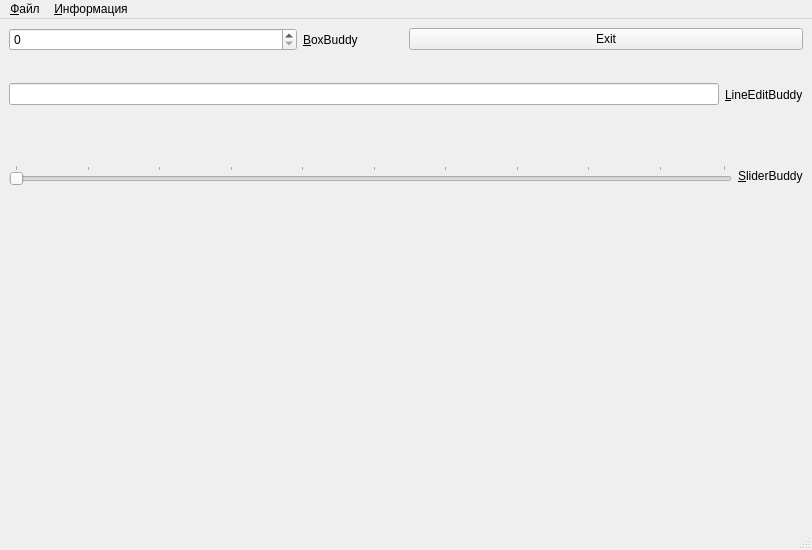
<?xml version="1.0" encoding="UTF-8"?>
<ui version="4.0">
 <class>MainWindow</class>
 <widget class="QMainWindow" name="MainWindow">
  <property name="geometry">
   <rect>
    <x>0</x>
    <y>0</y>
    <width>812</width>
    <height>550</height>
   </rect>
  </property>
  <property name="windowTitle">
   <string>Designer</string>
  </property>
  <property name="windowIcon">
   <iconset resource="MyImages.qrc">
    <normaloff>:/Icons/Images/icon1.ico</normaloff>:/Icons/Images/icon1.ico</iconset>
  </property>
  <property name="statusTip">
   <string comment="Ничего не делаю..."/>
  </property>
  <widget class="QWidget" name="centralwidget">
   <layout class="QGridLayout" name="gridLayout">
    <item row="0" column="0">
     <layout class="QHBoxLayout" name="horizontalLayout">
      <item>
       <widget class="QSpinBox" name="spinBox">
        <property name="value">
         <number>0</number>
        </property>
       </widget>
      </item>
      <item>
       <widget class="QLabel" name="label_spinBox">
        <property name="maximumSize">
         <size>
          <width>100</width>
          <height>16777215</height>
         </size>
        </property>
        <property name="text">
         <string>&amp;BoxBuddy</string>
        </property>
        <property name="buddy">
         <cstring>spinBox</cstring>
        </property>
       </widget>
      </item>
     </layout>
    </item>
    <item row="1" column="0" colspan="2">
     <layout class="QHBoxLayout" name="horizontalLayout_2">
      <item>
       <widget class="QLineEdit" name="lineEdit"/>
      </item>
      <item>
       <widget class="QLabel" name="label_lineEdit">
        <property name="maximumSize">
         <size>
          <width>100</width>
          <height>16777215</height>
         </size>
        </property>
        <property name="text">
         <string>&amp;LineEditBuddy</string>
        </property>
        <property name="buddy">
         <cstring>lineEdit</cstring>
        </property>
       </widget>
      </item>
     </layout>
    </item>
    <item row="2" column="0" colspan="2">
     <layout class="QHBoxLayout" name="horizontalLayout_4">
      <item>
       <widget class="QSlider" name="hSlider">
        <property name="toolTip">
         <string extracomment="Масштаб в %"/>
        </property>
        <property name="orientation">
         <enum>Qt::Horizontal</enum>
        </property>
        <property name="tickPosition">
         <enum>QSlider::TicksAbove</enum>
        </property>
        <property name="tickInterval">
         <number>10</number>
        </property>
       </widget>
      </item>
      <item>
       <widget class="QLabel" name="label_hSlider">
        <property name="maximumSize">
         <size>
          <width>100</width>
          <height>16777215</height>
         </size>
        </property>
        <property name="text">
         <string>&amp;SliderBuddy</string>
        </property>
        <property name="buddy">
         <cstring>hSlider</cstring>
        </property>
       </widget>
      </item>
     </layout>
    </item>
    <item row="0" column="1">
     <widget class="QPushButton" name="button_exit">
      <property name="text">
       <string>Exit</string>
      </property>
      <property name="icon">
       <iconset resource="MyImages.qrc">
        <normaloff>:/Icons/Images/iconExit.ico</normaloff>:/Icons/Images/iconExit.ico</iconset>
      </property>
     </widget>
    </item>
    <item row="3" column="0" colspan="2">
     <widget class="MyPicture" name="widget" native="true">
      <property name="minimumSize">
       <size>
        <width>450</width>
        <height>300</height>
       </size>
      </property>
     </widget>
    </item>
   </layout>
  </widget>
  <widget class="QMenuBar" name="menubar">
   <property name="geometry">
    <rect>
     <x>0</x>
     <y>0</y>
     <width>812</width>
     <height>21</height>
    </rect>
   </property>
   <widget class="QMenu" name="menu_File">
    <property name="title">
     <string>&amp;Файл</string>
    </property>
    <addaction name="action_Exit"/>
   </widget>
   <widget class="QMenu" name="menu_Info">
    <property name="title">
     <string>&amp;Информация</string>
    </property>
    <addaction name="action_About"/>
   </widget>
   <addaction name="menu_File"/>
   <addaction name="menu_Info"/>
  </widget>
  <widget class="QStatusBar" name="statusbar"/>
  <action name="action_Exit">
   <property name="checkable">
    <bool>true</bool>
   </property>
   <property name="text">
    <string>&amp;Выход</string>
   </property>
   <property name="toolTip">
    <string>Выход</string>
   </property>
   <property name="shortcut">
    <string>Ctrl+E</string>
   </property>
  </action>
  <action name="action_About">
   <property name="text">
    <string>Справка</string>
   </property>
  </action>
 </widget>
 <customwidgets>
  <customwidget>
   <class>MyPicture</class>
   <extends>QWidget</extends>
   <header>mypicture.h</header>
   <container>1</container>
   <slots>
    <slot>scaleChanged(int)</slot>
   </slots>
  </customwidget>
 </customwidgets>
 <resources>
  <include location="MyImages.qrc"/>
 </resources>
 <connections>
  <connection>
   <sender>spinBox</sender>
   <signal>valueChanged(int)</signal>
   <receiver>hSlider</receiver>
   <slot>setValue(int)</slot>
   <hints>
    <hint type="sourcelabel">
     <x>221</x>
     <y>38</y>
    </hint>
    <hint type="destinationlabel">
     <x>229</x>
     <y>176</y>
    </hint>
   </hints>
  </connection>
  <connection>
   <sender>hSlider</sender>
   <signal>valueChanged(int)</signal>
   <receiver>spinBox</receiver>
   <slot>setValue(int)</slot>
   <hints>
    <hint type="sourcelabel">
     <x>282</x>
     <y>180</y>
    </hint>
    <hint type="destinationlabel">
     <x>274</x>
     <y>39</y>
    </hint>
   </hints>
  </connection>
  <connection>
   <sender>lineEdit</sender>
   <signal>textChanged(QString)</signal>
   <receiver>MainWindow</receiver>
   <slot>slot_setInt(QString)</slot>
   <hints>
    <hint type="sourcelabel">
     <x>429</x>
     <y>93</y>
    </hint>
    <hint type="destinationlabel">
     <x>426</x>
     <y>77</y>
    </hint>
   </hints>
  </connection>
  <connection>
   <sender>spinBox</sender>
   <signal>valueChanged(int)</signal>
   <receiver>MainWindow</receiver>
   <slot>slot_setStr(int)</slot>
   <hints>
    <hint type="sourcelabel">
     <x>295</x>
     <y>44</y>
    </hint>
    <hint type="destinationlabel">
     <x>496</x>
     <y>81</y>
    </hint>
   </hints>
  </connection>
  <connection>
   <sender>hSlider</sender>
   <signal>valueChanged(int)</signal>
   <receiver>MainWindow</receiver>
   <slot>slot_setStr(int)</slot>
   <hints>
    <hint type="sourcelabel">
     <x>523</x>
     <y>172</y>
    </hint>
    <hint type="destinationlabel">
     <x>516</x>
     <y>189</y>
    </hint>
   </hints>
  </connection>
  <connection>
   <sender>hSlider</sender>
   <signal>valueChanged(int)</signal>
   <receiver>widget</receiver>
   <slot>scaleChanged(int)</slot>
   <hints>
    <hint type="sourcelabel">
     <x>130</x>
     <y>180</y>
    </hint>
    <hint type="destinationlabel">
     <x>137</x>
     <y>293</y>
    </hint>
   </hints>
  </connection>
  <connection>
   <sender>action_Exit</sender>
   <signal>triggered()</signal>
   <receiver>MainWindow</receiver>
   <slot>close()</slot>
   <hints>
    <hint type="sourcelabel">
     <x>-1</x>
     <y>-1</y>
    </hint>
    <hint type="destinationlabel">
     <x>405</x>
     <y>274</y>
    </hint>
   </hints>
  </connection>
  <connection>
   <sender>button_exit</sender>
   <signal>clicked()</signal>
   <receiver>action_Exit</receiver>
   <slot>trigger()</slot>
   <hints>
    <hint type="sourcelabel">
     <x>605</x>
     <y>41</y>
    </hint>
    <hint type="destinationlabel">
     <x>-1</x>
     <y>-1</y>
    </hint>
   </hints>
  </connection>
  <connection>
   <sender>hSlider</sender>
   <signal>valueChanged(int)</signal>
   <receiver>MainWindow</receiver>
   <slot>slot_showScale(int)</slot>
   <hints>
    <hint type="sourcelabel">
     <x>60</x>
     <y>181</y>
    </hint>
    <hint type="destinationlabel">
     <x>56</x>
     <y>207</y>
    </hint>
   </hints>
  </connection>
 </connections>
 <slots>
  <slot>slot_setInt(QString)</slot>
  <slot>slot_setStr(int)</slot>
  <slot>slot_showScale(int)</slot>
 </slots>
</ui>
